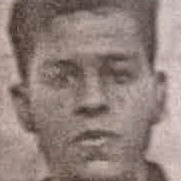
#> input picture extracted_photo.jpg, 181 x 181 px; its folder holds only this picture in this run
$ python -i preprocess.py   (imports and definitions only)
#> lines starting #> are read from the running program, lines starting #| are printed output that depends on the picture; after the words box and inside, x2 and y2 are one past the last pixel; in counts of white or black regions, pixels touching at a corner belong together
import cv2
import numpy as np
from PIL import Image, ImageOps
import math

def correct_orientation_pil(image_path):
    """
    Use PIL to read EXIF orientation and rotate image accordingly.
    Returns BGR image (numpy array).
    """
#> called with image_path = 'extracted_photo.jpg'
    pil_img = Image.open(image_path)
#> pil_img is the input picture: PIL image 181x181 RGB; mean R, G, B 144.9, 127.7, 121.7
    pil_img = ImageOps.exif_transpose(pil_img)  # auto-rotate based on EXIF
    return cv2.cvtColor(np.array(pil_img), cv2.COLOR_RGB2BGR)

def correct_orientation_contour(img):
    """
    If EXIF not present, detect document edges and rotate so that text lines are horizontal.
    Returns corrected image and angle (degrees).
    """
    gray = cv2.cvtColor(img, cv2.COLOR_BGR2GRAY)
    blur = cv2.GaussianBlur(gray, (5, 5), 0)
    edges = cv2.Canny(blur, 50, 150)
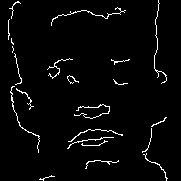
#> edges: shape (181, 181); 3.1% white in thin lines or dots, all inside (x1, y1, x2, y2) = (8, 0, 168, 181)
    contours, _ = cv2.findContours(edges, cv2.RETR_EXTERNAL, cv2.CHAIN_APPROX_SIMPLE)
#> contours = 22 contours, all with area under 20
    if not contours:
        return img, 0
    # Find largest contour (presumably document)
    largest = max(contours, key=cv2.contourArea)
#> largest = contour of 97 points, box (x1, y1, x2, y2) (10, 86, 40, 153), area 19
    rect = cv2.minAreaRect(largest)
#> rect = ((23.6, 119.7), (12.97, 70.66), -26.57)
    angle = rect[2]
#> angle = -26.57
    # Normalize angle
    if angle < -45:
        angle = 90 + angle
    # If angle is small, no need to rotate
    if abs(angle) < 1.0:
        return img, 0
    # Rotate image to correct orientation
    (h, w) = img.shape[:2]
#> h = 181; w = 181
    center = (w // 2, h // 2)
#> center = (90, 90)
    M = cv2.getRotationMatrix2D(center, angle, 1.0)
#> M = [[0.894, -0.447, 49.75], [0.447, 0.894, -30.75]]
    rotated = cv2.warpAffine(img, M, (w, h), flags=cv2.INTER_CUBIC, borderMode=cv2.BORDER_REPLICATE)
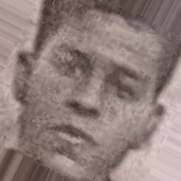
#> rotated: shape (181, 181, 3); mean B, G, R 120.7, 126.7, 144
    return rotated, angle

def deskew(image):
    """
    Fine deskew using Hough lines (for small angle corrections).
    """
    gray = cv2.cvtColor(image, cv2.COLOR_BGR2GRAY)
    edges = cv2.Canny(gray, 50, 150, apertureSize=3)
    lines = cv2.HoughLines(edges, 1, np.pi/180, 100)
    angle = 0
    if lines is not None:
        angles = []
        for rho, theta in lines[:, 0]:
            ang = theta * 180 / np.pi - 90
            if abs(ang) < 45:
                angles.append(ang)
        if angles:
            median_angle = np.median(angles)
            if abs(median_angle) > 0.5:
                angle = median_angle
    if angle != 0:
        (h, w) = image.shape[:2]
        center = (w // 2, h // 2)
        M = cv2.getRotationMatrix2D(center, angle, 1.0)
        image = cv2.warpAffine(image, M, (w, h), flags=cv2.INTER_CUBIC, borderMode=cv2.BORDER_REPLICATE)
    return image

def enhance_image(image):
    """
    Apply contrast, sharpening, adaptive threshold, morphology.
    """
    gray = cv2.cvtColor(image, cv2.COLOR_BGR2GRAY)
    # Denoise
    denoised = cv2.fastNlMeansDenoising(gray, None, 30, 7, 21)
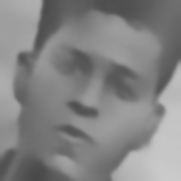
#> denoised: shape (181, 181); min 73, max 202, mean 131.5
    # CLAHE
    clahe = cv2.createCLAHE(clipLimit=2.5, tileGridSize=(8,8))
    enhanced = clahe.apply(denoised)
    # Sharpening
    blurred = cv2.GaussianBlur(enhanced, (0, 0), 3.0)
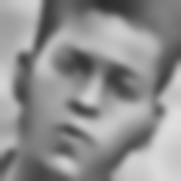
#> blurred: shape (181, 181); min 44, max 221, mean 143.1
    sharpened = cv2.addWeighted(enhanced, 1.5, blurred, -0.5, 0)
    # Adaptive threshold
    binary = cv2.adaptiveThreshold(sharpened, 255, cv2.ADAPTIVE_THRESH_GAUSSIAN_C, cv2.THRESH_BINARY, 15, 2)
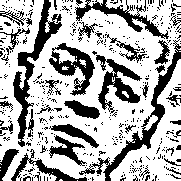
#> binary: shape (181, 181); 67.6% white; 421 black regions (381 under 20 px), largest, box (x1, y1, x2, y2) and area: (13, 0, 62, 147) 1529, (79, 39, 181, 181) 1440, (96, 55, 142, 114) 987
    # Morph closing
    kernel = cv2.getStructuringElement(cv2.MORPH_RECT, (2, 2))
    closed = cv2.morphologyEx(binary, cv2.MORPH_CLOSE, kernel, iterations=1)
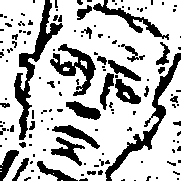
#> closed: shape (181, 181); 74.3% white; 140 black regions (104 under 20 px), largest, box (x1, y1, x2, y2) and area: (14, 0, 63, 140) 1418, (105, 53, 181, 181) 1192, (50, 44, 96, 96) 864
    # Return as 3-channel BGR
    return cv2.cvtColor(closed, cv2.COLOR_GRAY2BGR)

# [64 lines left out: functions preprocess_dl, preprocess_dl_red_strip, not called in this run]


def preprocess_image(image_path, use_super_res=False, sr_upsampler=None):
    """
    Full preprocessing pipeline:
    1. EXIF orientation correction (PIL)
    2. Document edge detection & rotation (if needed)
    3. Super-resolution (optional)
    4. Denoise, CLAHE, sharpening, adaptive threshold, morph closing
    5. Fine deskew
    Returns processed BGR image ready for OCR.
    """
    # Step 1: EXIF orientation
    img = correct_orientation_pil(image_path)

    # Step 2: Document rotation (contour-based)
    img, _ = correct_orientation_contour(img)

    # Step 3: Super-resolution (if available and image small)
    if use_super_res and sr_upsampler is not None:
        h, w = img.shape[:2]
        if w < 800 or h < 600:
            print("[INFO] Applying super-resolution...")
            try:
                img, _ = sr_upsampler.enhance(img, outscale=2)
                img = img.astype(np.uint8)
            except Exception as e:
                print(f"[SR] Failed: {e}")

    # Step 4: Basic enhancement (denoise, CLAHE, sharpening, threshold, morph)
    img = enhance_image(img)

    # Step 5: Fine deskew
    img = deskew(img)
#> in deskew, `edges = cv2.Canny(gray, 50, 150, apertureSize=3)`:
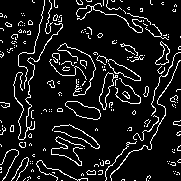
#> edges: shape (181, 181); 9.9% white in thin lines or dots
#> in deskew, `lines = cv2.HoughLines(edges, 1, np.pi/180, 100)`: lines = None

    return img

>>> result = preprocess_image('extracted_photo.jpg')
